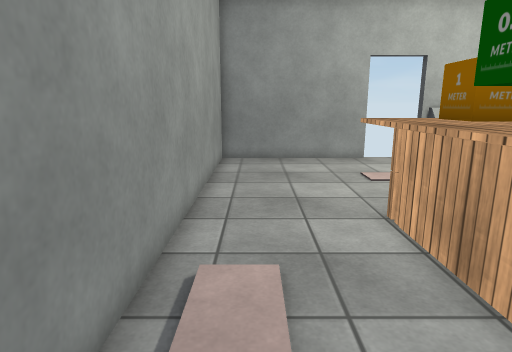
[1] (above)

16 first-person views from a walk through a scene from a Unity 3-D project. The camera is 1.4 m above the floor, tilts 12° down and sees 75° across. Doors are open. The floor is counted in squares, 0.5 m on a side. Each view is taken from the middle of a square. On the plan, view 1 faces up. The plan holds only what a view shows up to about 20 squares ahead; the rest is blank. The player is left out. Some surface patterns are stand-ins.

[2]
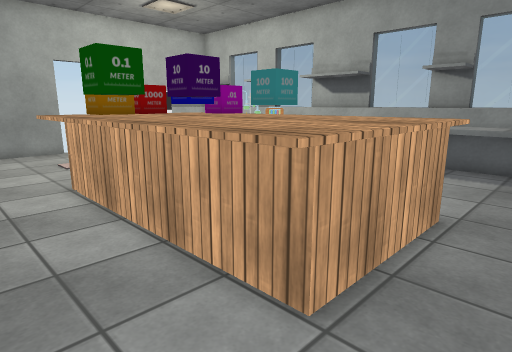

[3]
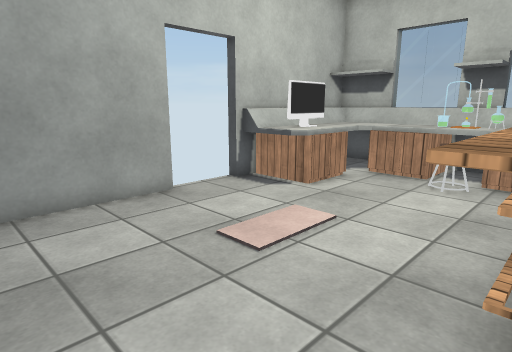

[4]
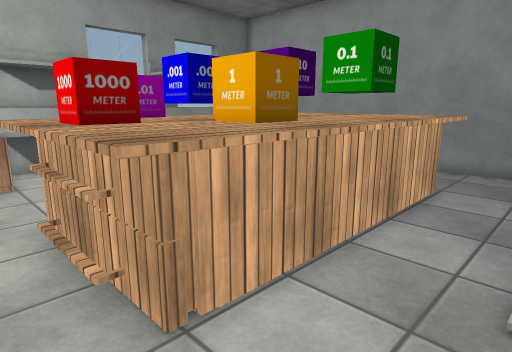

[5]
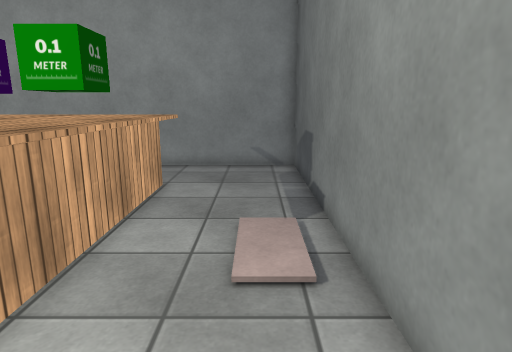

[6]
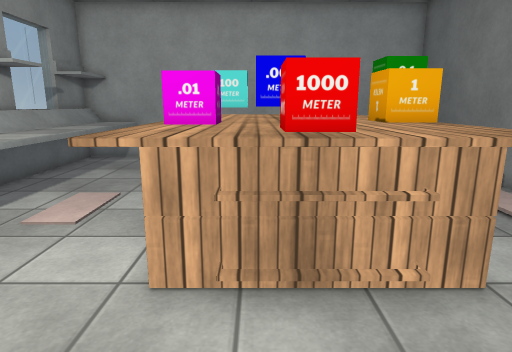

[7]
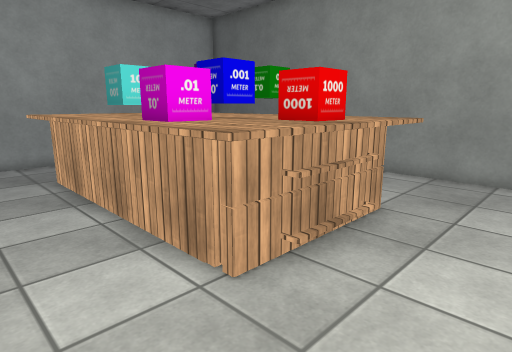

[8]
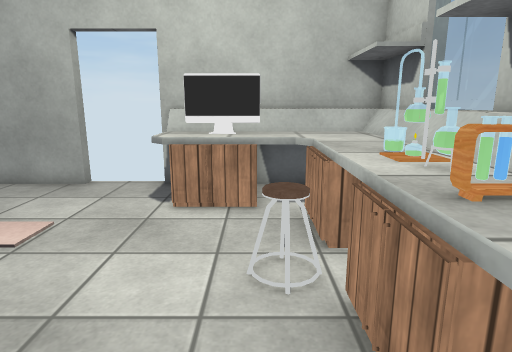

[9]
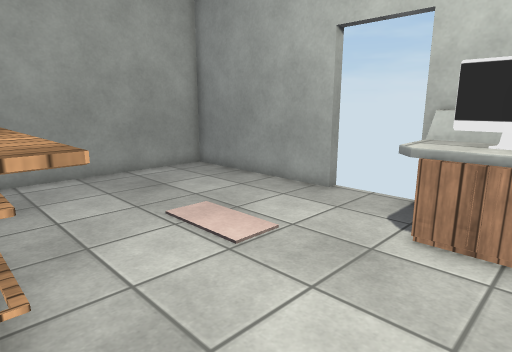

[10]
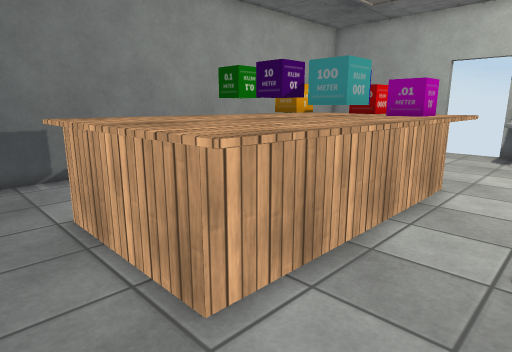

[11]
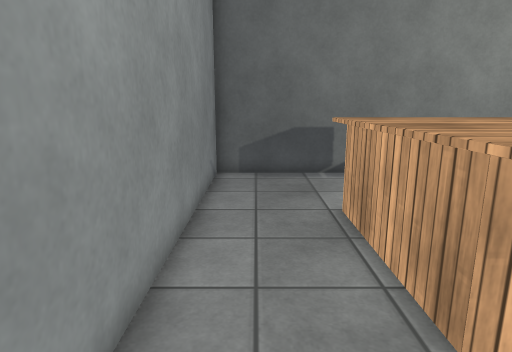

[12]
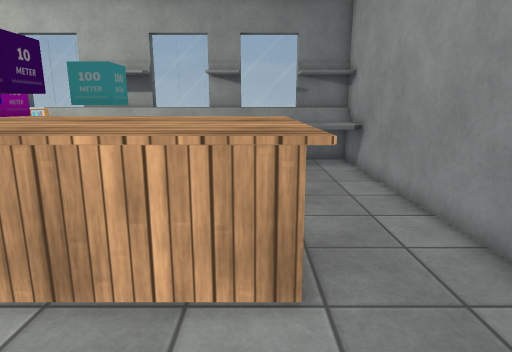

[13]
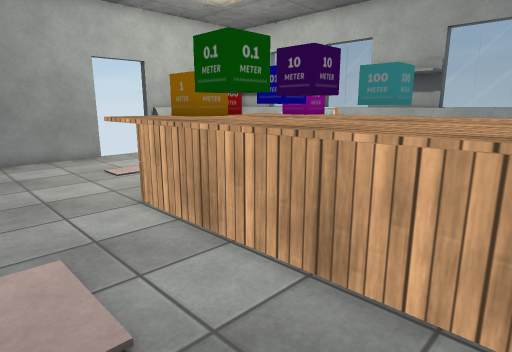

[14]
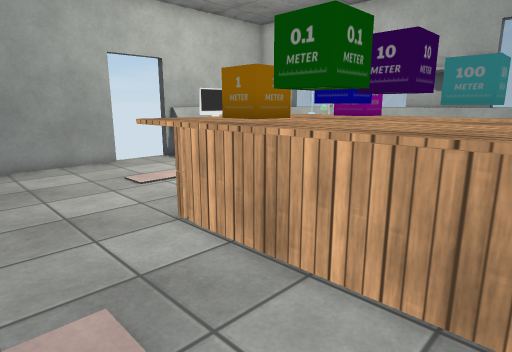

[15]
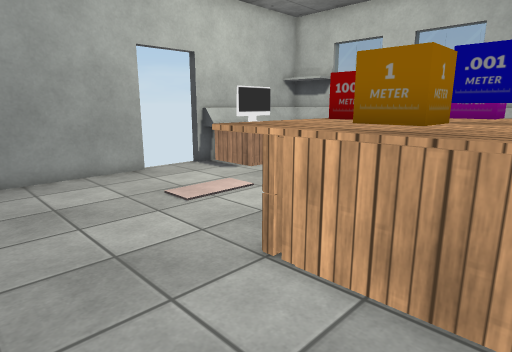

[16]
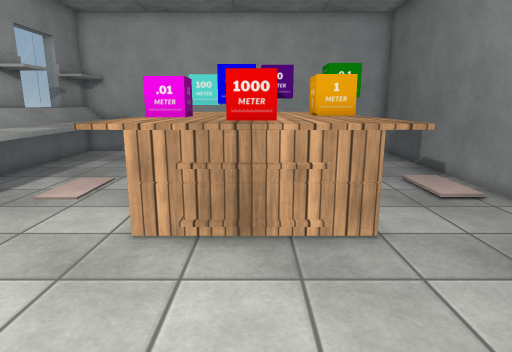

### Floor plan
Key: @ floor where view 1 was taken; # wall or solid block; . floor; D open door; ^ raised ledge; T table; R drawers; C chair; O other object.
Columns run from 2 left of view 1 to 15 right of it. Each row starts with its distance up from view 1.
 18 ########DDD##
 17 #..........#######
 16 #..........^^^^^^^
 15 #...........RR^^^^
 14 #..............R^^
 13 #......  ......R^^
 12 #..............R^^
 11 #.............CC^#
 10 #..............R^^
  9 #....TTTTTTT...R^^
  8 #....TTTTTTT...R^
  7 #....TTTTTTT....
  6 #....TOTTTTT....
  5 #....TTTTTTT....^
  4 #....TTTTTTT....^
  3 #....TTTTTTT....^^
  2 #....TTTTTTT....^^
  1 #....TTTTTTT....^^
  0 #.@..TTTTTTT....^^
 -1 #....TTTTTTT....^^
 -2 #....TTTTTTT....^^
 -3 #...............^^
 -4 #...............^^
 -5 #...............^^
 -6 ##################

Positions as (right, up) in squares from view 1, and headings:
1: (0, 0), facing up
2: (0, -4), facing up-right
3: (0, 8), facing up-right
4: (0, 10), facing down-right
5: (0, 10), facing down
6: (7, 13), facing down
7: (12, 12), facing down-left
8: (12, 6), facing up
9: (12, 8), facing up-left
10: (12, -4), facing up-left
11: (12, -4), facing left
12: (-1, -1), facing right
13: (-1, -1), facing up-right
14: (-1, 1), facing up-right
15: (-1, 4), facing up-right
16: (6, 15), facing down
